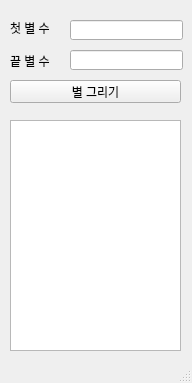
<?xml version="1.0" encoding="UTF-8"?>
<ui version="4.0">
 <class>MainWindow</class>
 <widget class="QMainWindow" name="MainWindow">
  <property name="geometry">
   <rect>
    <x>0</x>
    <y>0</y>
    <width>192</width>
    <height>383</height>
   </rect>
  </property>
  <property name="windowTitle">
   <string>MainWindow</string>
  </property>
  <widget class="QWidget" name="centralwidget">
   <widget class="QPushButton" name="pb">
    <property name="geometry">
     <rect>
      <x>10</x>
      <y>80</y>
      <width>171</width>
      <height>23</height>
     </rect>
    </property>
    <property name="text">
     <string>별 그리기</string>
    </property>
   </widget>
   <widget class="QLineEdit" name="le_l">
    <property name="geometry">
     <rect>
      <x>70</x>
      <y>50</y>
      <width>113</width>
      <height>20</height>
     </rect>
    </property>
   </widget>
   <widget class="QLineEdit" name="le_f">
    <property name="geometry">
     <rect>
      <x>70</x>
      <y>20</y>
      <width>113</width>
      <height>20</height>
     </rect>
    </property>
   </widget>
   <widget class="QLabel" name="lbl_f">
    <property name="geometry">
     <rect>
      <x>10</x>
      <y>20</y>
      <width>56</width>
      <height>16</height>
     </rect>
    </property>
    <property name="text">
     <string>첫 별 수</string>
    </property>
   </widget>
   <widget class="QLabel" name="lbl_l">
    <property name="geometry">
     <rect>
      <x>10</x>
      <y>50</y>
      <width>56</width>
      <height>21</height>
     </rect>
    </property>
    <property name="text">
     <string>끝 별 수</string>
    </property>
   </widget>
   <widget class="QPlainTextEdit" name="pte">
    <property name="geometry">
     <rect>
      <x>10</x>
      <y>120</y>
      <width>171</width>
      <height>231</height>
     </rect>
    </property>
   </widget>
  </widget>
  <widget class="QStatusBar" name="statusbar"/>
 </widget>
 <resources/>
 <connections/>
</ui>
